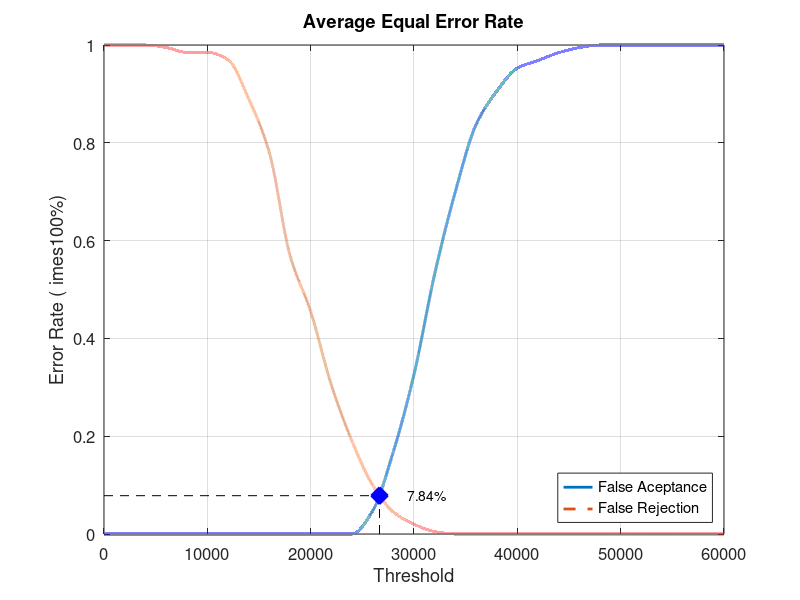
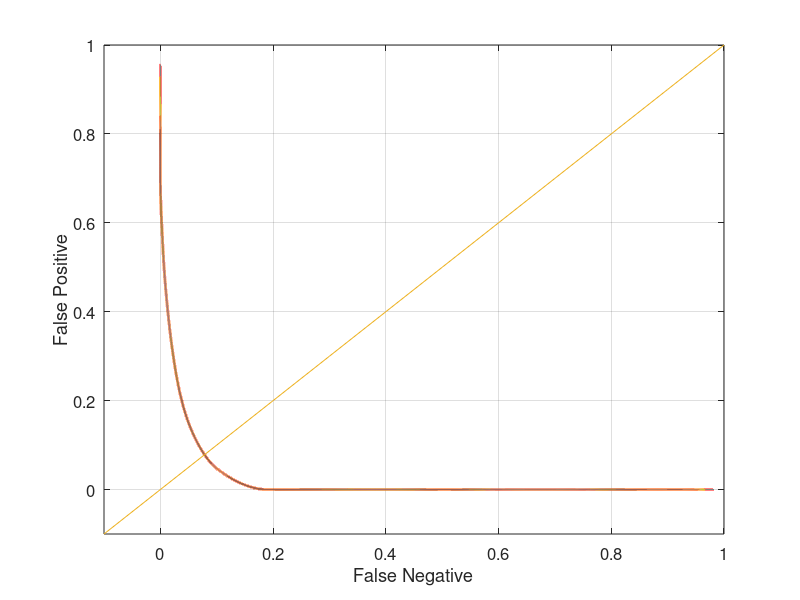

Here is the MATLAB script that generated these plots, in order:
close all;
clear;
clc;
x = 0:2000:60000;
xq = 0:0.5:60000;

y0 = [0 0 0 0 0 0 0 0 0 0 0 0 0 0.0473684 0.168421 0.326316 0.531579 0.7 0.836842 0.905263 0.952632 0.968421 0.984211 0.994737 1 1 1 1 1 1 1]
yy0 = interp1(x, y0, xq, 'pchip');
y1 = [1 1 1 0.995 0.985 0.985 0.97 0.89 0.78 0.57 0.455 0.305 0.19 0.1 0.045 0.02 0.005 0 0 0 0 0 0 0 0 0 0 0 0 0 0]
yy1 = interp1(x, y1, xq, 'pchip');

% Calculating EER: 
y2 = abs(y0 - y1);
find(y2 == min(y2))
yy2 = abs(yy0 - yy1);
xEER = find(yy2 == min(yy2));
xEERIndex = xq(xEER) % X-axis EER
yEER = yy0(xEER) % Y-axis EER

main = figure
plot(xq, yy0,'-','LineWidth', 2);	hold on
plot(xq, yy1,'--','LineWidth', 2);	hold on
plot([xEERIndex xEERIndex], [0 yEER], 'k--');	hold on
plot([0 xEERIndex], [yEER yEER], 'k--');	hold on
plot(xEERIndex, yEER, 'bx', 'LineWidth', 10);	hold on
text(xEERIndex + 10 * xEERIndex / 100, yEER, [num2str(round((10000 * yEER)) / 100) '%'])
legend('False Aceptance', 'False Rejection', 'Location', 'SouthEast')
xlabel('Threshold')
ylabel('Error Rate (	imes100%)')
title('Average Equal Error Rate')
set(gca, 'FontSize', 12)
axis([0 60000 0 1])
grid on

print(main, 'Database2_4Main', '-dpng');
FNRxFPR = figure('Color', [1 1 1]);
plot(yy1, yy0, '-', yy1, yy0, 'LineWidth', 2);
hold on
y = -0.1:0.1:1
plot(y, y); 
set(gca, 'FontSize', 12)
xlabel('False Negative')
ylabel('False Positive')
axis([-0.1 1 -0.1 1])
set(gca, 'FontSize', 12)
grid on

print(FNRxFPR, 'Database2_4FNRxFPR','-dpng');
